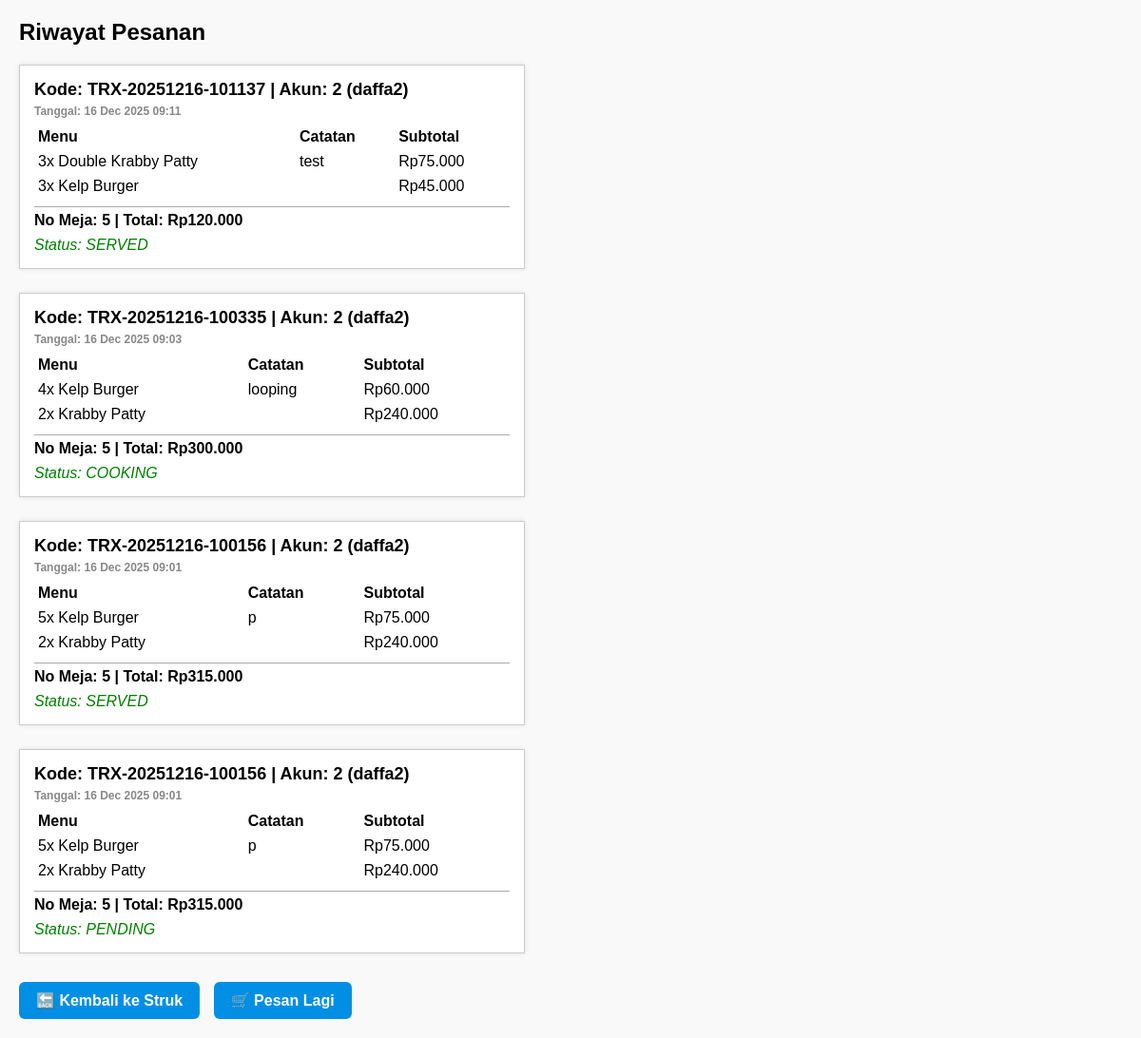
Screenshot of /history.php (signed in) with the database file from the repository.
### tables this page shows
CREATE TABLE `detail_transaksi` (
  `id_detail` int(11) NOT NULL,
  `id_transaksi` int(11) NOT NULL,
  `id_menu` int(11) NOT NULL,
  `no_meja` int(11) DEFAULT NULL,
  `jumlah` int(11) NOT NULL,
  `catatan` text DEFAULT NULL,
  `harga_satuan` decimal(10,2) NOT NULL,
  `subtotal` decimal(10,2) NOT NULL
);

CREATE TABLE `menu` (
  `id_menu` int(11) NOT NULL,
  `nama_menu` varchar(100) NOT NULL,
  `tipe` enum('MAIN_COURSE','APPETIZER','DRINK','DESSERT') NOT NULL,
  `harga_menu` decimal(10,2) NOT NULL,
  `jumlah_stock` int(11) NOT NULL DEFAULT 0,
  `is_aktif` tinyint(1) NOT NULL DEFAULT 1,
  `created_at` timestamp NOT NULL DEFAULT current_timestamp()
);

### history.php (the view, shortened to what this page needs)
<?php
require 'koneksi.php';
$id_akun = $_SESSION['id_akun'];
$sql = "
  SELECT
    t.id_transaksi,
    t.kode_transaksi,
    t.total_belanja,
    t.id_akun,
    t.username,
    t.created_at,
    kp.no_meja,
    kp.status
  FROM transaksi t
  JOIN kelola_pesanan kp ON t.id_transaksi = kp.id_transaksi
  WHERE t.id_akun = ?
  ORDER BY t.id_transaksi DESC
";
$stmt = mysqli_prepare($conn, $sql);
mysqli_stmt_bind_param($stmt, "i", $id_akun);
mysqli_stmt_execute($stmt);
$res = mysqli_stmt_get_result($stmt);
$transaksis = [];
while ($row = mysqli_fetch_assoc($res)) {
  $transaksis[] = $row;
}
?>
<!DOCTYPE html>
<html>
<head>
</head>
<body>
<h2>Riwayat Pesanan</h2>
<?php foreach ($transaksis as $trx): ?>
  <div class="struk">
    <div class="title">
      Kode: <?= $trx['kode_transaksi'] ?> | Akun: <?= $trx['id_akun'] ?> (<?= $trx['username'] ?>)<br>
      <small>Tanggal: <?= date('d M Y H:i', strtotime($trx['created_at'])) ?></small>
    </div>
    <table>
      <tr><th>Menu</th><th>Catatan</th><th>Subtotal</th></tr>
      <?php
      $q = "
        SELECT dt.jumlah, m.nama_menu, dt.catatan, dt.subtotal
        FROM detail_transaksi dt
        JOIN menu m ON dt.id_menu = m.id_menu
        WHERE dt.id_transaksi = ?
      ";
      $stmtDtl = mysqli_prepare($conn, $q);
      mysqli_stmt_bind_param($stmtDtl, "i", $trx['id_transaksi']);
      mysqli_stmt_execute($stmtDtl);
      $resDtl = mysqli_stmt_get_result($stmtDtl);
      while ($item = mysqli_fetch_assoc($resDtl)):
      ?>
        <tr>
          <td><?= $item['jumlah'] . "x " . $item['nama_menu'] ?></td>
          <td><?= $item['catatan'] ?? '-' ?></td>
          <td>Rp<?= number_format($item['subtotal'], 0, ',', '.') ?></td>
        </tr>
      <?php endwhile; ?>
    </table>
    <div class="total-row">No Meja: <?= $trx['no_meja'] ?> | Total: Rp<?= number_format($trx['total_belanja'], 0, ',', '.') ?></div>
    <div class="status">Status: <?= strtoupper($trx['status']) ?></div>
  </div>
<?php endforeach; ?>
<div class="buttons">
  <a href="wait.php">🔙 Kembali ke Struk</a>
  <a href="customer_menu.php">🛒 Pesan Lagi</a>
</div>
</body>
</html>

### history.php (style rules this page uses)
body { font-family: Arial; margin: 20px; background: #f9f9f9; }
.struk { border: 1px solid #ccc; padding: 15px; margin-bottom: 25px; width: 500px; background: #fff; box-shadow: 0 0 5px rgba(0,0,0,0.1); }
.title { font-weight: bold; font-size: 18px; margin-bottom: 5px; }
table { width: 100%; border-collapse: collapse; }
th, td { padding: 4px; text-align: left; }
.total-row { font-weight: bold; border-top: 1px solid #aaa; margin-top: 8px; padding-top: 5px; }
.status { margin-top: 8px; font-style: italic; color: green; }
.buttons { margin-top: 30px; }
.buttons a { display: inline-block; padding: 10px 18px; margin-right: 10px; background: #008FE5; color: #fff; text-decoration: none; border-radius: 6px; font-weight: bold; }
small { color: #888; font-size: 12px; }

### rows the page displays
detail_transaksi: jumlah "3", id_menu.nama_menu "Double Krabby Patty", catatan "test", subtotal "75.000"
detail_transaksi: jumlah "3", id_menu.nama_menu "Kelp Burger", subtotal "45.000"
detail_transaksi: jumlah "4", id_menu.nama_menu "Kelp Burger", catatan "looping", subtotal "60.000"
detail_transaksi: jumlah "2", id_menu.nama_menu "Krabby Patty", subtotal "240.000"
detail_transaksi: jumlah "5", id_menu.nama_menu "Kelp Burger", catatan "p", subtotal "75.000"
detail_transaksi: jumlah "2", id_menu.nama_menu "Krabby Patty", subtotal "240.000"

### other values shown
$trx['kode_transaksi'] "TRX-20251216-101137"
$trx['id_akun'] "2"
$trx['username'] "daffa2"
date('d M Y H:i', strtotime($trx['created_at'])) "16 Dec 2025 09:11"
$trx['no_meja'] "5"
$trx['total_belanja'] "120.000"
$trx['status'] "SERVED"
$trx['kode_transaksi'] "TRX-20251216-100335"
date('d M Y H:i', strtotime($trx['created_at'])) "16 Dec 2025 09:03"
$trx['total_belanja'] "300.000"
$trx['status'] "COOKING"
$trx['kode_transaksi'] "TRX-20251216-100156"
date('d M Y H:i', strtotime($trx['created_at'])) "16 Dec 2025 09:01"
$trx['total_belanja'] "315.000"
$trx['status'] "PENDING"
